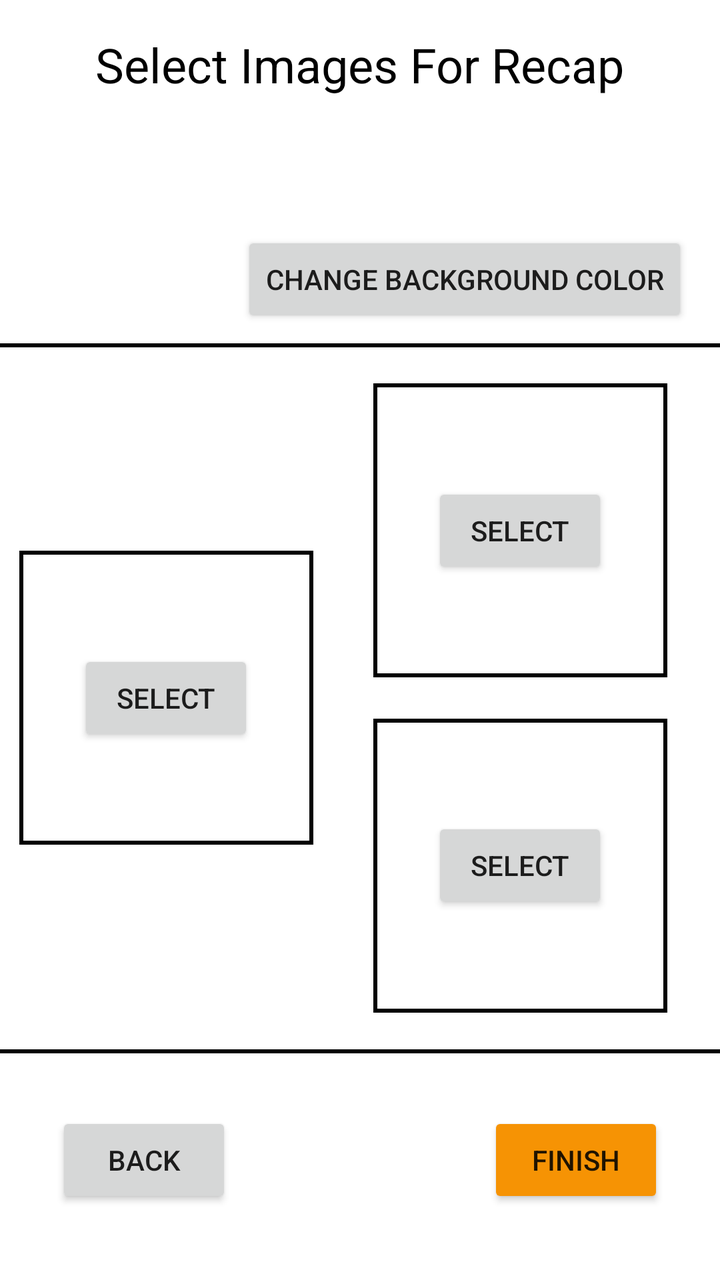
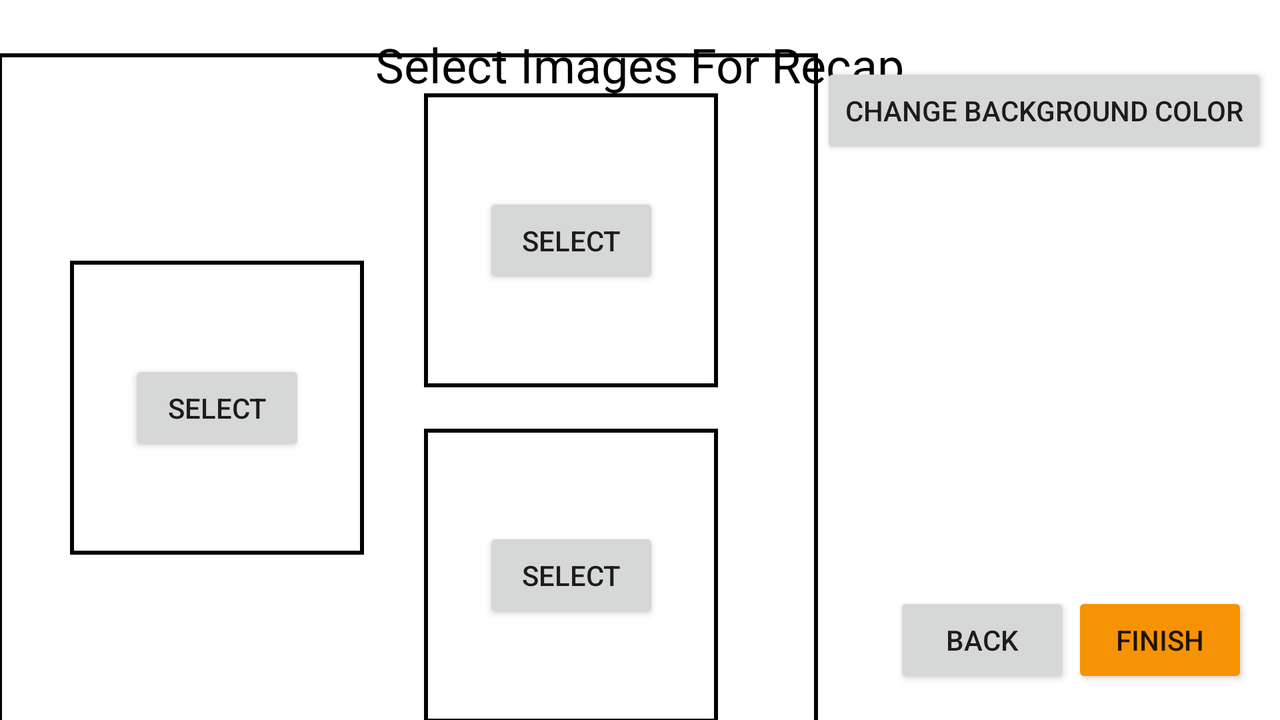

Two renders of one Android screen. The first uses the default layout on a phone; the second uses the alternative layout the repository ships for a different screen configuration, on a matching device. The two XML files are below.
<!-- AndroidManifest.xml: application theme Theme.NUMADSp22_Quester_Final_Project -->
<!-- res/layout/triangle4_choose.xml -->
<?xml version="1.0" encoding="utf-8"?>
<androidx.constraintlayout.widget.ConstraintLayout xmlns:android="http://schemas.android.com/apk/res/android"
    xmlns:app="http://schemas.android.com/apk/res-auto"
    xmlns:tools="http://schemas.android.com/tools"
    android:layout_width="match_parent"
    android:layout_height="match_parent"
    tools:context=".CreateRecap.ChoosePhotos">

    <TextView
        android:id="@+id/selPhotosLabel"
        android:layout_width="wrap_content"
        android:layout_height="wrap_content"
        android:layout_marginTop="16dp"
        android:text="@string/select_photos"
        android:textColor="@color/black"
        android:textSize="24sp"
        app:layout_constraintEnd_toEndOf="parent"
        app:layout_constraintStart_toStartOf="parent"
        app:layout_constraintTop_toTopOf="parent" />

    <androidx.constraintlayout.widget.ConstraintLayout
        android:id="@+id/L2"
        android:layout_width="wrap_content"
        android:layout_height="wrap_content"
        android:layout_marginTop="10dp"
        android:gravity="center"
        app:layout_constraintBottom_toBottomOf="parent"
        app:layout_constraintEnd_toEndOf="parent"
        app:layout_constraintStart_toStartOf="parent"
        app:layout_constraintTop_toBottomOf="@+id/selPhotosLabel">

        <ImageView
            android:id="@+id/finalImageView"
            android:layout_width="410dp"
            android:layout_height="355dp"
            android:layout_alignParentStart="true"
            android:layout_alignParentTop="true"
            android:layout_alignParentEnd="true"
            android:layout_marginStart="23dp"
            android:layout_marginEnd="26dp"
            android:contentDescription="@string/recap"
            app:layout_constraintBottom_toBottomOf="parent"
            app:layout_constraintEnd_toEndOf="parent"
            app:layout_constraintStart_toStartOf="parent"
            app:layout_constraintTop_toTopOf="parent"
            app:srcCompat="@drawable/box" />

        <Button
            android:id="@+id/selectImg1"
            android:layout_width="wrap_content"
            android:layout_height="wrap_content"
            android:layout_alignStart="@+id/imageView1"
            android:layout_alignTop="@+id/imageView1"
            android:layout_alignEnd="@+id/imageView1"
            android:layout_alignBottom="@+id/imageView1"
            android:layout_marginStart="26dp"
            android:layout_marginEnd="26dp"
            android:onClick="selectImg1"
            android:text="@string/select"
            app:layout_constraintBottom_toBottomOf="@+id/imageView1"
            app:layout_constraintEnd_toEndOf="@+id/imageView1"
            app:layout_constraintStart_toStartOf="@+id/imageView1"
            app:layout_constraintTop_toTopOf="@+id/imageView1" />

        <Button
            android:id="@+id/selectImg2"
            android:layout_width="wrap_content"
            android:layout_height="wrap_content"
            android:layout_alignStart="@+id/imageView3"
            android:layout_alignTop="@+id/imageView3"
            android:layout_alignEnd="@+id/imageView3"
            android:layout_alignBottom="@+id/imageView3"
            android:layout_marginStart="26dp"
            android:layout_marginEnd="26dp"
            android:onClick="selectImg2"
            android:text="@string/select"
            app:layout_constraintBottom_toBottomOf="@+id/imageView2"
            app:layout_constraintEnd_toEndOf="@+id/imageView2"
            app:layout_constraintStart_toStartOf="@+id/imageView2"
            app:layout_constraintTop_toTopOf="@+id/imageView2" />

        <Button
            android:id="@+id/selectImg3"
            android:layout_width="wrap_content"
            android:layout_height="wrap_content"
            android:layout_alignStart="@+id/imageView2"
            android:layout_alignTop="@+id/imageView2"
            android:layout_alignEnd="@+id/imageView2"
            android:layout_alignBottom="@+id/imageView2"
            android:layout_marginStart="26dp"
            android:layout_marginEnd="26dp"
            android:onClick="selectImg3"
            android:text="@string/select"
            app:layout_constraintBottom_toBottomOf="@+id/imageView3"
            app:layout_constraintEnd_toEndOf="@+id/imageView3"
            app:layout_constraintStart_toStartOf="@+id/imageView3"
            app:layout_constraintTop_toTopOf="@+id/imageView3" />

        <ImageView
            android:id="@+id/imageView3"
            android:layout_width="147dp"
            android:layout_height="147dp"
            android:layout_marginBottom="20dp"
            android:layout_marginTop="20dp"
            android:layout_toEndOf="@+id/imageView2"
            android:contentDescription="@string/image3"
            android:onClick="selectImg3"
            app:layout_constraintBottom_toBottomOf="@+id/finalImageView"
            app:layout_constraintEnd_toEndOf="@+id/imageView2"
            app:layout_constraintStart_toStartOf="@+id/imageView2"
            app:layout_constraintTop_toBottomOf="@+id/imageView2"
            app:srcCompat="@drawable/box"
            tools:ignore="ImageContrastCheck" />

        <ImageView
            android:id="@+id/imageView2"
            android:layout_width="147dp"
            android:layout_height="147dp"
            android:layout_alignStart="@+id/finalImageView"
            android:layout_alignBottom="@+id/finalImageView"
            android:layout_marginTop="20dp"
            android:layout_marginEnd="20dp"
            android:contentDescription="@string/image2"
            app:layout_constraintEnd_toEndOf="@+id/finalImageView"
            android:onClick="selectImg2"
            app:layout_constraintStart_toEndOf="@+id/imageView1"
            app:layout_constraintTop_toTopOf="@+id/finalImageView"
            app:srcCompat="@drawable/box" />

        <ImageView
            android:id="@+id/imageView1"
            android:layout_width="147dp"
            android:layout_height="147dp"
            android:layout_above="@+id/imageView3"
            android:layout_alignStart="@+id/imageView3"
            android:layout_alignEnd="@+id/imageView3"
            android:layout_marginEnd="30dp"
            android:contentDescription="@string/image1"
            android:onClick="selectImg1"
            app:layout_constraintEnd_toStartOf="@+id/imageView3"
            app:layout_constraintBottom_toBottomOf="@+id/imageView3"
            app:layout_constraintTop_toTopOf="@+id/imageView2"
            app:srcCompat="@drawable/box" />
    </androidx.constraintlayout.widget.ConstraintLayout>

    <Button
        android:id="@+id/fin"
        android:layout_width="wrap_content"
        android:layout_height="wrap_content"
        android:layout_marginEnd="28dp"
        android:layout_marginBottom="36dp"
        android:backgroundTint="@color/orange_500"
        android:onClick="finish"
        android:text="@string/finish"
        app:layout_constraintBottom_toBottomOf="parent"
        app:layout_constraintEnd_toEndOf="parent" />

    <Button
        android:id="@+id/back_btnPhoto"
        android:layout_width="wrap_content"
        android:layout_height="wrap_content"
        android:layout_marginStart="28dp"
        android:layout_marginBottom="36dp"
        android:onClick="back"
        android:text="@string/back"
        app:layout_constraintBottom_toBottomOf="parent"
        app:layout_constraintStart_toStartOf="parent" />

    <Button
        android:id="@+id/button4"
        android:layout_width="wrap_content"
        android:layout_height="wrap_content"
        android:layout_marginEnd="16dp"
        android:layout_marginBottom="8dp"
        android:onClick="changeBackgroundColor"
        android:text="@string/change_background_color"
        app:layout_constraintBottom_toTopOf="@+id/L2"
        app:layout_constraintEnd_toEndOf="parent" />

</androidx.constraintlayout.widget.ConstraintLayout>
<!-- resources referenced by this layout -->
<resources>
  <color name="black">#FF000000</color>
  <color name="orange_500">#FFF69304</color>
  <!-- drawable box (drawable) -->
  <?xml version="1.0" encoding="utf-8"?>
  <selector xmlns:android="http://schemas.android.com/apk/res/android">
      <item>
          <shape android:shape="rectangle">
              <stroke android:width="2dp" android:color="@color/black" />
          </shape>
      </item>
  </selector>
  <string name="back">Back</string>
  <string name="change_background_color">change Background color</string>
  <string name="finish">finish</string>
  <string name="image1">image1</string>
  <string name="image2">image2</string>
  <string name="image3">image3</string>
  <string name="recap">Recap</string>
  <string name="select">Select</string>
  <string name="select_photos">Select Images For Recap</string>
  <style name="Theme.NUMADSp22_Quester_Final_Project" parent="Theme.MaterialComponents.DayNight.DarkActionBar">
          
          <item name="colorPrimary">@color/green_700</item>
          <item name="colorPrimaryVariant">@color/green_800</item>
          <item name="colorOnPrimary">@color/white</item>
          
          <item name="colorSecondary">@color/orange_500</item>
          <item name="colorSecondaryVariant">@color/orange_200</item>
          <item name="colorOnSecondary">@color/white</item>
          
          <item name="android:statusBarColor" tools:targetApi="l">@color/green_200</item>
          
          <item name="windowActionBar">false</item>
          <item name="windowNoTitle">true</item>
          <item name="android:windowFullscreen">false</item>
      </style>
  <color name="green_700">#FF328927</color>
  <color name="green_800">#27791C</color>
  <color name="white">#FFFFFFFF</color>
  <color name="orange_200">#FFFAC97F</color>
  <color name="green_200">#FFA3D39D</color>
</resources>
<!-- res/layout-land/triangle4_choose.xml (the author's variant of the layout above) -->
<!-- drawn on the phone turned sideways -->
<?xml version="1.0" encoding="utf-8"?>
<androidx.constraintlayout.widget.ConstraintLayout xmlns:android="http://schemas.android.com/apk/res/android"
    xmlns:app="http://schemas.android.com/apk/res-auto"
    xmlns:tools="http://schemas.android.com/tools"
    android:layout_width="match_parent"
    android:layout_height="match_parent"
    tools:context=".Templates.ChoosePhotos">

    <TextView
        android:id="@+id/selPhotosLabel"
        android:layout_width="wrap_content"
        android:layout_height="wrap_content"
        android:layout_marginTop="16dp"
        android:text="@string/select_photos"
        android:textColor="@color/black"
        android:textSize="24sp"
        app:layout_constraintEnd_toEndOf="parent"
        app:layout_constraintStart_toStartOf="parent"
        app:layout_constraintTop_toTopOf="parent" />

    <androidx.constraintlayout.widget.ConstraintLayout
        android:id="@+id/L2"
        android:layout_width="wrap_content"
        android:layout_height="wrap_content"
        android:layout_marginEnd="230dp"
        android:gravity="center"
        app:layout_constraintBottom_toBottomOf="parent"
        app:layout_constraintEnd_toEndOf="parent"
        app:layout_constraintStart_toStartOf="parent"
        app:layout_constraintTop_toBottomOf="@+id/selPhotosLabel">

        <ImageView
            android:id="@+id/finalImageView"
            android:layout_width="410dp"
            android:layout_height="355dp"
            android:layout_alignParentStart="true"
            android:layout_alignParentTop="true"
            android:layout_alignParentEnd="true"
            android:layout_marginStart="23dp"
            android:layout_marginEnd="26dp"
            android:contentDescription="@string/recap"
            app:layout_constraintBottom_toBottomOf="parent"
            app:layout_constraintEnd_toEndOf="parent"
            app:layout_constraintStart_toStartOf="parent"
            app:layout_constraintTop_toTopOf="parent"
            app:srcCompat="@drawable/box" />

        <Button
            android:id="@+id/selectImg1"
            android:layout_width="wrap_content"
            android:layout_height="wrap_content"
            android:layout_alignStart="@+id/imageView1"
            android:layout_alignTop="@+id/imageView1"
            android:layout_alignEnd="@+id/imageView1"
            android:layout_alignBottom="@+id/imageView1"
            android:layout_marginStart="26dp"
            android:layout_marginEnd="26dp"
            android:onClick="selectImg1"
            android:text="@string/select"
            app:layout_constraintBottom_toBottomOf="@+id/imageView1"
            app:layout_constraintEnd_toEndOf="@+id/imageView1"
            app:layout_constraintStart_toStartOf="@+id/imageView1"
            app:layout_constraintTop_toTopOf="@+id/imageView1" />

        <Button
            android:id="@+id/selectImg2"
            android:layout_width="wrap_content"
            android:layout_height="wrap_content"
            android:layout_alignStart="@+id/imageView3"
            android:layout_alignTop="@+id/imageView3"
            android:layout_alignEnd="@+id/imageView3"
            android:layout_alignBottom="@+id/imageView3"
            android:layout_marginStart="26dp"
            android:layout_marginEnd="26dp"
            android:onClick="selectImg2"
            android:text="@string/select"
            app:layout_constraintBottom_toBottomOf="@+id/imageView2"
            app:layout_constraintEnd_toEndOf="@+id/imageView2"
            app:layout_constraintStart_toStartOf="@+id/imageView2"
            app:layout_constraintTop_toTopOf="@+id/imageView2" />

        <Button
            android:id="@+id/selectImg3"
            android:layout_width="wrap_content"
            android:layout_height="wrap_content"
            android:layout_alignStart="@+id/imageView2"
            android:layout_alignTop="@+id/imageView2"
            android:layout_alignEnd="@+id/imageView2"
            android:layout_alignBottom="@+id/imageView2"
            android:layout_marginStart="26dp"
            android:layout_marginEnd="26dp"
            android:onClick="selectImg3"
            android:text="@string/select"
            app:layout_constraintBottom_toBottomOf="@+id/imageView3"
            app:layout_constraintEnd_toEndOf="@+id/imageView3"
            app:layout_constraintStart_toStartOf="@+id/imageView3"
            app:layout_constraintTop_toTopOf="@+id/imageView3" />

        <ImageView
            android:id="@+id/imageView3"
            android:layout_width="147dp"
            android:layout_height="147dp"
            android:layout_marginBottom="20dp"
            android:layout_marginTop="20dp"
            android:layout_toEndOf="@+id/imageView2"
            android:contentDescription="@string/image3"
            android:onClick="selectImg3"
            app:layout_constraintBottom_toBottomOf="@+id/finalImageView"
            app:layout_constraintEnd_toEndOf="@+id/imageView2"
            app:layout_constraintStart_toStartOf="@+id/imageView2"
            app:layout_constraintTop_toBottomOf="@+id/imageView2"
            app:srcCompat="@drawable/box"
            tools:ignore="ImageContrastCheck" />

        <ImageView
            android:id="@+id/imageView2"
            android:layout_width="147dp"
            android:layout_height="147dp"
            android:layout_alignStart="@+id/finalImageView"
            android:layout_alignBottom="@+id/finalImageView"
            android:layout_marginTop="20dp"
            android:layout_marginEnd="20dp"
            android:contentDescription="@string/image2"
            app:layout_constraintEnd_toEndOf="@+id/finalImageView"
            android:onClick="selectImg2"
            app:layout_constraintStart_toEndOf="@+id/imageView1"
            app:layout_constraintTop_toTopOf="@+id/finalImageView"
            app:srcCompat="@drawable/box" />

        <ImageView
            android:id="@+id/imageView1"
            android:layout_width="147dp"
            android:layout_height="147dp"
            android:layout_above="@+id/imageView3"
            android:layout_alignStart="@+id/imageView3"
            android:layout_alignEnd="@+id/imageView3"
            android:layout_marginEnd="30dp"
            android:contentDescription="@string/image1"
            android:onClick="selectImg1"
            app:layout_constraintEnd_toStartOf="@+id/imageView3"
            app:layout_constraintBottom_toBottomOf="@+id/imageView3"
            app:layout_constraintTop_toTopOf="@+id/imageView2"
            app:srcCompat="@drawable/box" />
    </androidx.constraintlayout.widget.ConstraintLayout>

    <Button
        android:id="@+id/fin"
        android:layout_width="wrap_content"
        android:layout_height="wrap_content"
        android:layout_marginEnd="16dp"
        android:backgroundTint="@color/orange_500"
        android:onClick="finish"
        android:text="@string/finish"
        app:layout_constraintBottom_toBottomOf="@+id/back_btnPhoto"
        app:layout_constraintEnd_toEndOf="parent" />

    <Button
        android:id="@+id/back_btnPhoto"
        android:layout_width="wrap_content"
        android:layout_height="wrap_content"
        android:layout_marginStart="47dp"
        android:layout_marginEnd="36dp"
        android:layout_marginBottom="16dp"
        android:onClick="back"
        android:text="@string/back"
        app:layout_constraintBottom_toBottomOf="parent"
        app:layout_constraintEnd_toStartOf="@+id/fin"
        app:layout_constraintStart_toEndOf="@+id/L2" />

    <Button
        android:id="@+id/button4"
        android:layout_width="wrap_content"
        android:layout_height="wrap_content"
        android:layout_marginEnd="-10dp"
        android:layout_marginBottom="212dp"
        android:onClick="changeBackgroundColor"
        android:text="@string/change_background_color"
        app:layout_constraintBottom_toTopOf="@+id/fin"
        app:layout_constraintEnd_toEndOf="@+id/fin"
        app:layout_constraintTop_toTopOf="@+id/L2" />

</androidx.constraintlayout.widget.ConstraintLayout>
